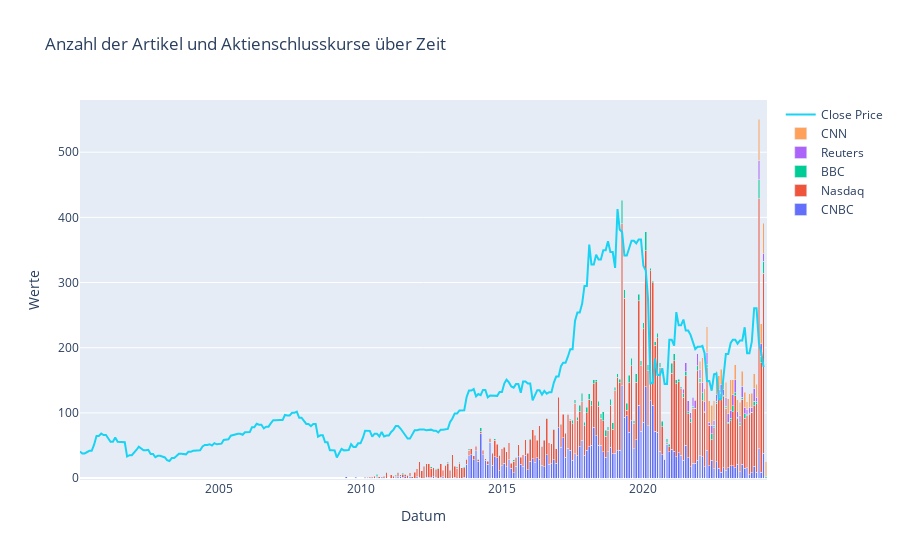

The cell this chart's notebook holds for it:
### Code cell
import pandas as pd
import plotly.graph_objects as go
from pymongo import MongoClient
from datetime import datetime

# MongoDB-Verbindungsdaten aktualisieren
username = 'admin'
password = 'admin'
host = 'localhost'
port = '27017'
authSource = 'admin'
mongo_uri = f'mongodb://{username}:{password}@{host}:{port}/?authSource={authSource}'

# Verbindung zur MongoDB
client = MongoClient(mongo_uri)
db = client['web_articles']
collection = db['articles']

# Daten aus MongoDB abrufen
data = list(collection.find({}))

# Verarbeitung der Artikel-Daten
article_dates = []
publishers = []
invalid_article_count = 0

for article in data:
    publish_date = article.get('publish_date', 'nan')
    publisher = article.get('article_publisher', 'Unbekannter Verlag')
    try:
        if publish_date != 'nan':
            parsed_date = datetime.strptime(publish_date, "%Y-%m-%dT%H:%M:%S+00:00")
            article_dates.append(parsed_date)
            publishers.append(publisher)
    except ValueError:
        invalid_article_count += 1

article_df = pd.DataFrame({
    'publish_date': article_dates,
    'article_publisher': publishers
})
article_df['count'] = 1
article_df.set_index('publish_date', inplace=True)
article_resampled = article_df.groupby([pd.Grouper(freq='M'), 'article_publisher']).sum().reset_index()

# CSV-Daten einlesen und verarbeiten
stock_data = pd.read_csv('../../stock_price/01_01_2000_to_18_04_2024.csv')
stock_data['Date'] = pd.to_datetime(stock_data['Date'])
stock_data['Close'] = stock_data['Close'].astype(float)
stock_data['Volume'] = stock_data['Volume'].str.replace(',', '').astype(int)  # Entfernen der Kommas und Konvertieren in int

# Monatlich aggregieren und fehlende Monate auffüllen
stock_monthly = stock_data.resample('M', on='Date').mean()['Close'].reset_index()
stock_monthly.set_index('Date', inplace=True)
stock_monthly = stock_monthly.asfreq('M').fillna(method='ffill').reset_index()  # Auffüllen der fehlenden Monate

# Diagramm erstellen
fig = go.Figure()

# Artikel-Daten als Balken
for publisher in article_resampled['article_publisher'].unique():
    publisher_data = article_resampled[article_resampled['article_publisher'] == publisher]
    fig.add_trace(go.Bar(x=publisher_data['publish_date'], y=publisher_data['count'], name=publisher))

# Stock-Daten als Linie
fig.add_trace(go.Scatter(x=stock_monthly['Date'], y=stock_monthly['Close'], mode='lines', name='Close Price'))

# Layout-Update
fig.update_layout(title='Anzahl der Artikel und Aktienschlusskurse über Zeit',
                  xaxis_title='Datum',
                  yaxis_title='Werte',
                  barmode='stack')

#fig.show(renderer='browser')
fig.show()

print(f"Anzahl ungültiger Artikel: {invalid_article_count}")

### Figure 1 — Plotly figure (JSON) as saved in the notebook; plotly's stock layout.template omitted (floating-point values rounded to 4 significant figures; data arrays with more than 128 entries replaced by an {"elided": "..."} marker saying what was removed)
{"data": [{"name": "CNBC", "type": "bar", "x": {"elided": "149 str values"}, "y": {"elided": "149 int values"}}, {"name": "Nasdaq", "type": "bar", "x": {"elided": "168 str values"}, "y": {"elided": "168 int values"}}, {"name": "BBC", "type": "bar", "x": ["2010-07-31T00:00:00", "2010-11-30T00:00:00", "2011-03-31T00:00:00", "2011-04-30T00:00:00", "2011-06-30T00:00:00", "2011-07-31T00:00:00", "2011-08-31T00:00:00", "2012-06-30T00:00:00", "2012-08-31T00:00:00", "2012-09-30T00:00:00", "2012-12-31T00:00:00", "2013-01-31T00:00:00", "2013-05-31T00:00:00", "2013-06-30T00:00:00", "2013-08-31T00:00:00", "2013-09-30T00:00:00", "2013-10-31T00:00:00", "2014-02-28T00:00:00", "2014-03-31T00:00:00", "2014-07-31T00:00:00", "2014-09-30T00:00:00", "2014-11-30T00:00:00", "2015-05-31T00:00:00", "2015-06-30T00:00:00", "2015-12-31T00:00:00", "2016-05-31T00:00:00", "2016-07-31T00:00:00", "2016-10-31T00:00:00", "2017-01-31T00:00:00", "2017-04-30T00:00:00", "2017-05-31T00:00:00", "2017-06-30T00:00:00", "2017-07-31T00:00:00", "2017-08-31T00:00:00", "2017-09-30T00:00:00", "2017-10-31T00:00:00", "2017-11-30T00:00:00", "2017-12-31T00:00:00", "2018-01-31T00:00:00", "2018-02-28T00:00:00", "2018-03-31T00:00:00", "2018-04-30T00:00:00", "2018-05-31T00:00:00", "2018-06-30T00:00:00", "2018-07-31T00:00:00", "2018-08-31T00:00:00", "2018-09-30T00:00:00", "2018-10-31T00:00:00", "2018-11-30T00:00:00", "2018-12-31T00:00:00", "2019-01-31T00:00:00", "2019-02-28T00:00:00", "2019-03-31T00:00:00", "2019-04-30T00:00:00", "2019-05-31T00:00:00", "2019-06-30T00:00:00", "2019-07-31T00:00:00", "2019-08-31T00:00:00", "2019-09-30T00:00:00", "2019-10-31T00:00:00", "2019-11-30T00:00:00", "2019-12-31T00:00:00", "2020-01-31T00:00:00", "2020-02-29T00:00:00", "2020-03-31T00:00:00", "2020-04-30T00:00:00", "2020-05-31T00:00:00", "2020-06-30T00:00:00", "2020-07-31T00:00:00", "2020-08-31T00:00:00", "2020-09-30T00:00:00", "2020-10-31T00:00:00", "2020-11-30T00:00:00", "2020-12-31T00:00:00", "2021-01-31T00:00:00", "2021-02-28T00:00:00", "2021-03-31T00:00:00", "2021-04-30T00:00:00", "2021-05-31T00:00:00", "2021-06-30T00:00:00", "2021-07-31T00:00:00", "2021-08-31T00:00:00", "2021-09-30T00:00:00", "2021-10-31T00:00:00", "2021-11-30T00:00:00", "2021-12-31T00:00:00", "2022-01-31T00:00:00", "2022-02-28T00:00:00", "2022-03-31T00:00:00", "2022-05-31T00:00:00", "2022-06-30T00:00:00", "2022-07-31T00:00:00", "2022-08-31T00:00:00", "2022-09-30T00:00:00", "2022-10-31T00:00:00", "2022-11-30T00:00:00", "2022-12-31T00:00:00", "2023-01-31T00:00:00", "2023-02-28T00:00:00", "2023-03-31T00:00:00", "2023-04-30T00:00:00", "2023-05-31T00:00:00", "2023-06-30T00:00:00", "2023-07-31T00:00:00", "2023-08-31T00:00:00", "2023-09-30T00:00:00", "2023-10-31T00:00:00", "2023-11-30T00:00:00", "2023-12-31T00:00:00", "2024-01-31T00:00:00", "2024-02-29T00:00:00", "2024-03-31T00:00:00", "2024-04-30T00:00:00"], "y": [4, 1, 1, 1, 2, 1, 1, 2, 1, 1, 1, 1, 2, 1, 1, 1, 2, 1, 5, 1, 2, 1, 2, 1, 1, 1, 1, 1, 1, 1, 1, 6, 5, 4, 10, 13, 6, 9, 8, 8, 6, 3, 8, 7, 14, 9, 6, 9, 10, 5, 5, 6, 36, 13, 11, 12, 12, 4, 13, 10, 8, 9, 29, 9, 4, 2, 5, 7, 7, 8, 1, 6, 4, 15, 11, 6, 4, 3, 5, 6, 3, 5, 3, 1, 7, 6, 12, 1, 6, 9, 4, 3, 3, 2, 2, 3, 3, 4, 9, 5, 2, 4, 3, 7, 1, 2, 1, 7, 3, 29, 10, 19, 3]}, {"name": "Reuters", "type": "bar", "x": ["2021-05-31T00:00:00", "2021-06-30T00:00:00", "2021-07-31T00:00:00", "2021-08-31T00:00:00", "2021-09-30T00:00:00", "2021-10-31T00:00:00", "2021-11-30T00:00:00", "2021-12-31T00:00:00", "2022-01-31T00:00:00", "2022-02-28T00:00:00", "2022-03-31T00:00:00", "2022-04-30T00:00:00", "2022-05-31T00:00:00", "2022-06-30T00:00:00", "2022-07-31T00:00:00", "2022-08-31T00:00:00", "2022-09-30T00:00:00", "2022-10-31T00:00:00", "2022-11-30T00:00:00", "2022-12-31T00:00:00", "2023-01-31T00:00:00", "2023-02-28T00:00:00", "2023-03-31T00:00:00", "2023-04-30T00:00:00", "2023-05-31T00:00:00", "2023-06-30T00:00:00", "2023-07-31T00:00:00", "2023-08-31T00:00:00", "2023-09-30T00:00:00", "2023-10-31T00:00:00", "2023-11-30T00:00:00", "2023-12-31T00:00:00", "2024-01-31T00:00:00", "2024-02-29T00:00:00", "2024-03-31T00:00:00"], "y": [7, 14, 17, 9, 14, 12, 19, 13, 16, 15, 18, 5, 13, 8, 10, 13, 12, 9, 13, 13, 12, 17, 20, 9, 11, 17, 10, 8, 9, 8, 20, 7, 29, 19, 11]}, {"name": "CNN", "type": "bar", "x": ["2021-09-30T00:00:00", "2021-10-31T00:00:00", "2021-12-31T00:00:00", "2022-01-31T00:00:00", "2022-02-28T00:00:00", "2022-03-31T00:00:00", "2022-04-30T00:00:00", "2022-05-31T00:00:00", "2022-06-30T00:00:00", "2022-07-31T00:00:00", "2022-08-31T00:00:00", "2022-09-30T00:00:00", "2022-10-31T00:00:00", "2022-11-30T00:00:00", "2022-12-31T00:00:00", "2023-01-31T00:00:00", "2023-02-28T00:00:00", "2023-03-31T00:00:00", "2023-04-30T00:00:00", "2023-05-31T00:00:00", "2023-06-30T00:00:00", "2023-07-31T00:00:00", "2023-08-31T00:00:00", "2023-09-30T00:00:00", "2023-10-31T00:00:00", "2023-11-30T00:00:00", "2023-12-31T00:00:00", "2024-01-31T00:00:00", "2024-02-29T00:00:00", "2024-03-31T00:00:00", "2024-04-30T00:00:00"], "y": [1, 1, 13, 38, 20, 39, 33, 31, 30, 36, 21, 23, 21, 24, 23, 47, 23, 23, 18, 20, 23, 23, 12, 21, 21, 22, 20, 64, 31, 47, 22]}, {"mode": "lines", "name": "Close Price", "type": "scatter", "x": {"elided": "291 str values"}, "y": {"elided": "291 float values"}}], "layout": {"autosize": true, "barmode": "stack", "title": {"text": "Anzahl der Artikel und Aktienschlusskurse über Zeit"}, "xaxis": {"autorange": true, "range": ["2000-01-31", "2024-05-14"], "title": {"text": "Datum"}, "type": "date"}, "yaxis": {"autorange": true, "range": [-2.987, 580.2], "title": {"text": "Werte"}, "type": "linear"}}}
